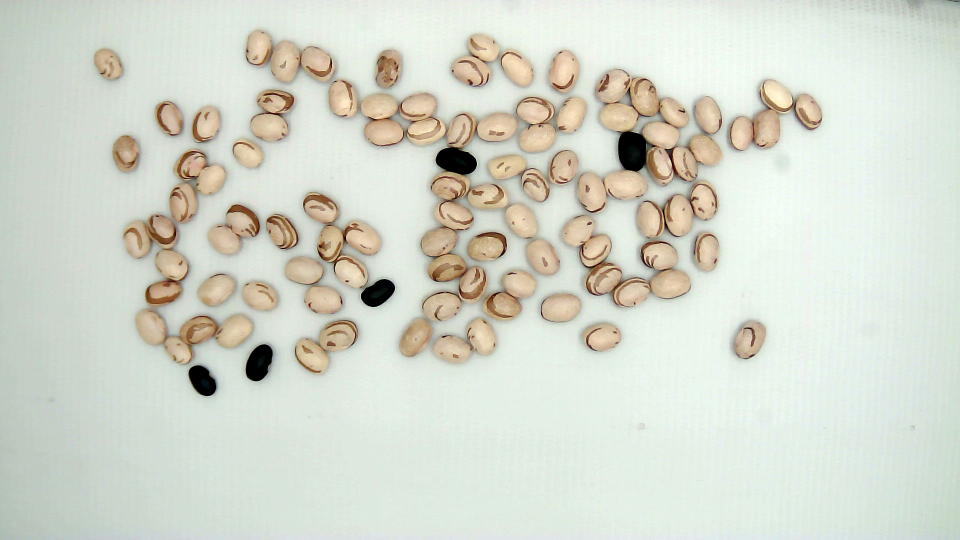
#> input picture feijao1.png, 1920 x 1080 px, found by its file name (shown at 1/2 size)
$ python Been_analise.py
#> lines starting #> are read from the running program, lines starting #| are printed output that depends on the picture; after the words box and inside, x2 and y2 are one past the last pixel; in counts of white or black regions, pixels touching at a corner belong together
import cv2
import numpy as np
import os
import matplotlib.pyplot as plt

# Rotacionar imagem
def rotate_image(image, angle, scale=1.0):
    (h, w) = image.shape[:2]
    center = (w // 2, h // 2)
    M = cv2.getRotationMatrix2D(center, angle, scale)
    rotated = cv2.warpAffine(image, M, (w, h))
    return rotated

# Carregar imagem
def load_image(image_path):
    if not os.path.exists(image_path):
        raise FileNotFoundError(f"Erro: O arquivo '{image_path}' não foi encontrado.")

    image = cv2.imread(image_path)
#> image is the input picture: shape (1080, 1920, 3); mean B, G, R 204.3, 216.8, 212.6
    if image is None:
        raise ValueError(f"Erro: Não foi possível carregar a imagem '{image_path}'. Verifique o caminho e a integridade do arquivo.")

    image = cv2.cvtColor(image, cv2.COLOR_BGR2RGB)
    return image

# Criar máscara do fundo
def create_background_mask(image):
    hsv_image = cv2.cvtColor(image, cv2.COLOR_RGB2HSV)
#> hsv_image: shape (1080, 1920, 3); mean H, S, V 53.2, 22.6, 220.7
    lower_white = np.array([0, 0, 180], dtype=np.uint8)
    upper_white = np.array([180, 30, 255], dtype=np.uint8)
    mask = cv2.inRange(hsv_image, lower_white, upper_white)
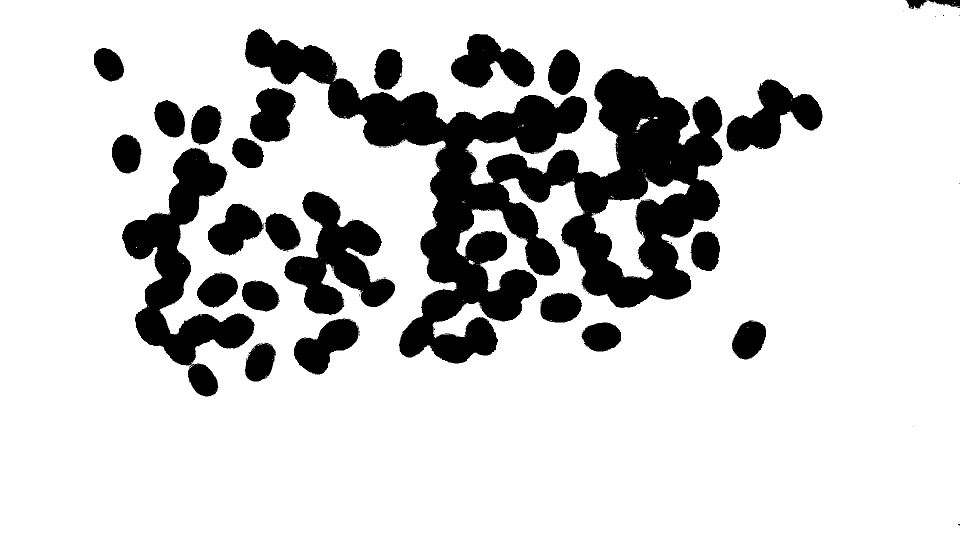
#> mask: shape (1080, 1920) (shown at 1/2 size); 81.7% white; 142 black regions (118 under 20 px), largest, box (x1, y1, x2, y2) and area: (490, 57, 1446, 727) 206755, (244, 296, 509, 793) 43264, (568, 383, 790, 630) 25986
    binary_image = np.ones_like(mask) * 255
    binary_image[mask > 0] = 255  # Fundo branco
    binary_image[mask == 0] = 0  # Grãos pretos
    return binary_image

# Carregar kernels
def load_samples_from_folder(folder_path, kernel_size=(24, 24)):
    samples = []
    if not os.path.exists(folder_path):
        raise FileNotFoundError(f"Erro: A pasta '{folder_path}' não foi encontrada.")

    for filename in os.listdir(folder_path):
        sample_image = cv2.imread(os.path.join(folder_path, filename), cv2.IMREAD_GRAYSCALE)
        if sample_image is not None:
            resized_kernel = cv2.resize(sample_image, kernel_size)
            samples.append(resized_kernel)

    if not samples:
        raise ValueError("Erro: Nenhum kernel foi carregado corretamente. Verifique a pasta de kernels.")

    return samples

# Aplicação de convolução
def apply_convolution(binary_image, kernels):
    response = np.zeros_like(binary_image, dtype=np.float32)

    for kernel in kernels:
        conv_result = cv2.filter2D(binary_image, -1, kernel)
        response = np.maximum(response, conv_result)  # Mantém a maior resposta da convolução

    response = cv2.normalize(response, None, 0, 255, cv2.NORM_MINMAX).astype(np.uint8)
    _, response = cv2.threshold(response, 50, 255, cv2.THRESH_BINARY)
    return response

# Segmentação de grãos
def segment_grains(image):
    gray = cv2.cvtColor(image, cv2.COLOR_BGR2GRAY)
    blurred = cv2.GaussianBlur(gray, (5, 5), 0)
    _, thresh = cv2.threshold(blurred, 128, 255, cv2.THRESH_BINARY_INV)
    contours, _ = cv2.findContours(thresh, cv2.RETR_EXTERNAL, cv2.CHAIN_APPROX_SIMPLE)
    return contours

# Criar bordas
def extract_edges(response):
    edges = cv2.Canny(response, 50, 150)
    edges = cv2.dilate(edges, np.ones((3, 3), np.uint8), iterations=1)
    return edges

# Sobreposição de bordas
def overlay_edges_on_original(image, edge_image):
    result_image = image.copy()
    edge_coords = np.where(edge_image == 255)
    result_image[edge_coords[0], edge_coords[1]] = [0, 0, 255]  # Azul
    return result_image

# Pipeline
image_path = "C:/Users/jsantos1/OneDrive - QuidelOrtho/Documents/Mestrado/Code/Images/feijao1.png" # Substitua pela imagem real
kernel_folder = "C:/Users/jsantos1/OneDrive - QuidelOrtho/Documents/Mestrado/Code/kernel_paths/"  # Pasta com os kernels

try:
    image = load_image(image_path)
    binary_image = create_background_mask(image)
    kernels = load_samples_from_folder(kernel_folder, kernel_size=(24, 24))
    response = apply_convolution(binary_image, kernels)
    edge_image = extract_edges(response)
    final_result = overlay_edges_on_original(image, edge_image)

    plt.figure(figsize=(12, 6))
    plt.subplot(1, 4, 1)
    plt.imshow(image)
    plt.title("Imagem Original")
    plt.subplot(1, 4, 2)
    plt.imshow(binary_image, cmap='gray')
    plt.title("Máscara de Fundo")
    plt.subplot(1, 4, 3)
    plt.imshow(edge_image, cmap='gray')
    plt.title("Imagem com Bordas")
    plt.subplot(1, 4, 4)
    plt.imshow(final_result)
    plt.title("Sobreposição Final")
    plt.show()

except Exception as e:
    print(e)
